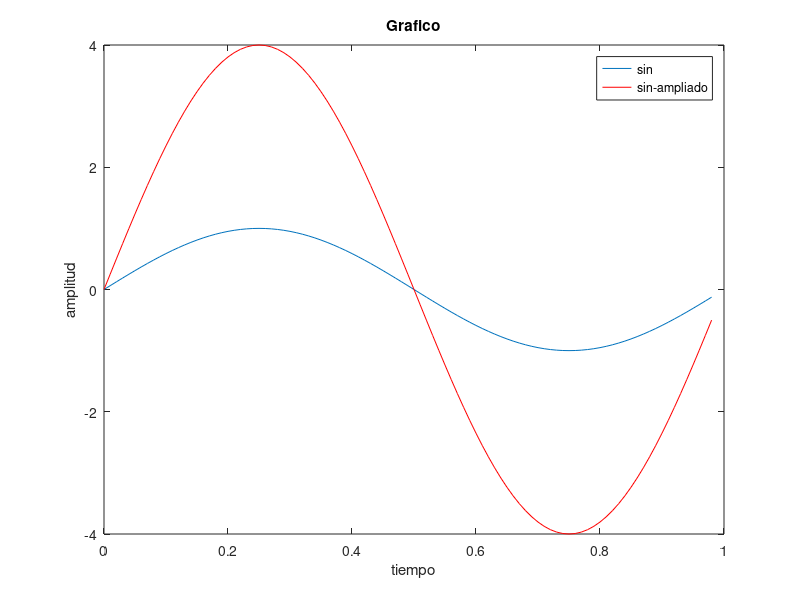
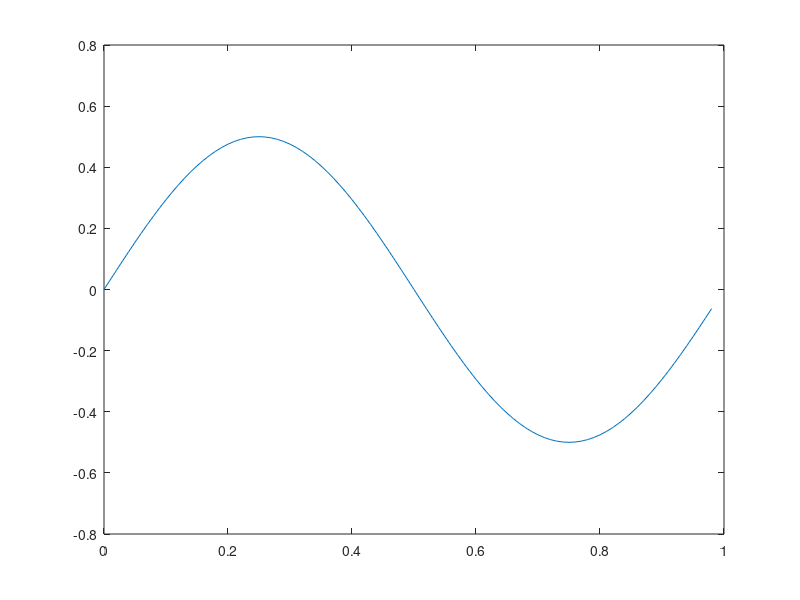
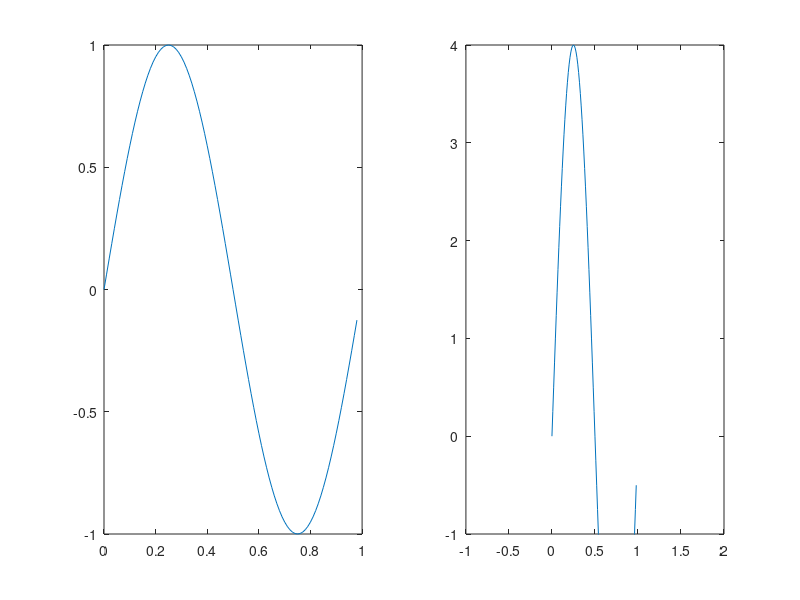
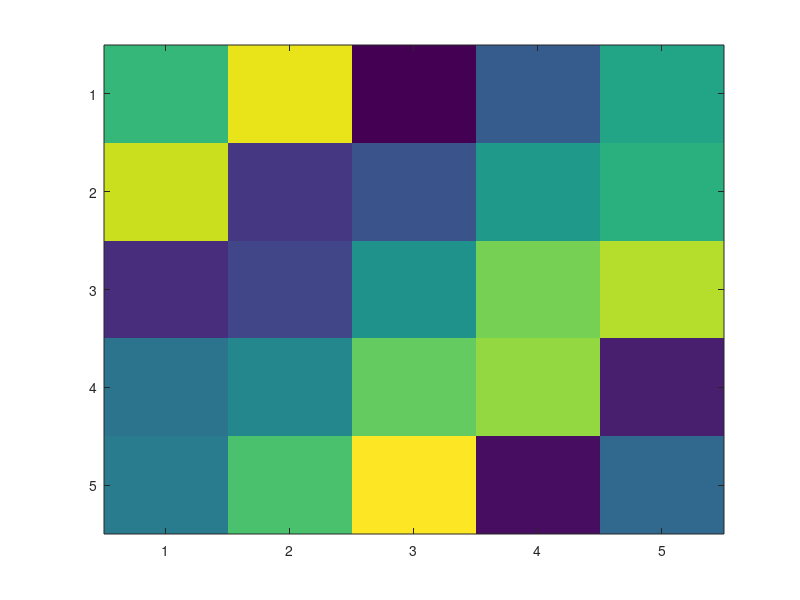

Write the MATLAB code that produced these figures, in order.
clear all;
close all;
t = [0:0.01:0.98];
y1 = sin (2 * pi * t);
figure (1);
plot (t, y1);
hold on;
plot (t, y1 * 4, 'r-');
xlabel ('tiempo');
ylabel ('amplitud');
legend ('sin', 'sin-ampliado');
title ('Grafico');
print -dpng 'imagen.png';
hold off;
figure (2);
plot (t, y1 / 2);
figure (3);
subplot (1, 2, 1);
plot (t,y1);
subplot (1, 2, 2);
plot (t,y1*4);
axis ([-1 2 -1 4]);


%Creo grafico en una ventana y lo borro.
figure (4);
subplot (1, 2, 1);
plot (t,y1);
subplot (1, 2, 2);
plot (t,y1*4);
axis ([-1 2 -1 4]);
clf; 

A = magic (5);
imagesc(A);
